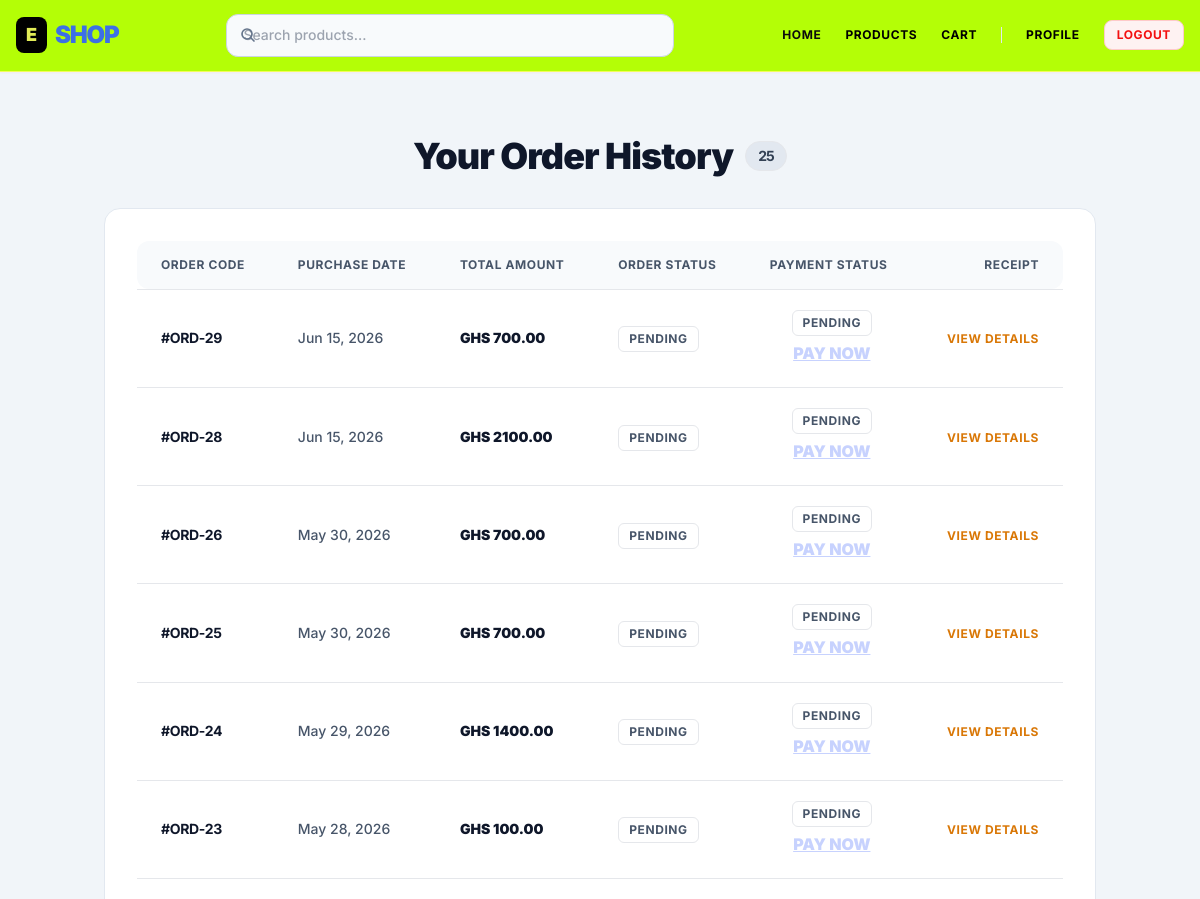
Page /orders/history/ (signed in, upper part) on the earlier database version.
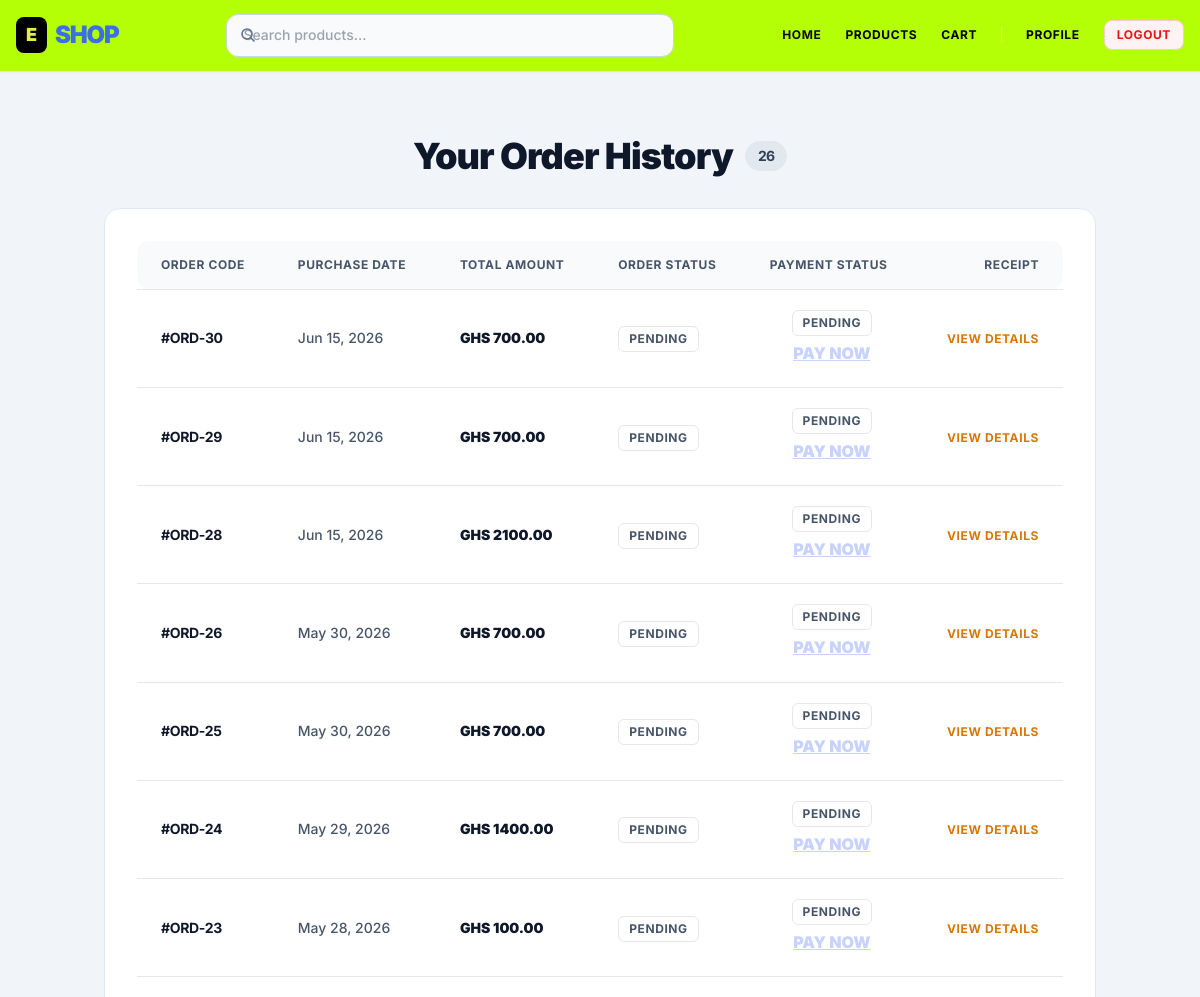
Same page on the later database version.
### apps/orders/models.py (models this page shows, shortened)
class Order(models.Model):
    STATUS_CHOICES = (
        ('Pending', 'Pending'),
        ('Processing', 'Processing'),
        ('Shipped', 'Shipped'),
        ('Delivered', 'Delivered'),
        ('Cancelled', 'Cancelled'),
        ('Refunded', 'Refunded'),
    )
    user = models.ForeignKey(settings.AUTH_USER_MODEL, on_delete=models.SET_NULL, null=True, blank=True, related_name='orders', verbose_name="Customer")
    shipping_address = models.ForeignKey(ShippingAddress, on_delete=models.SET_NULL, null=True, related_name='orders', verbose_name="Shipping Address")
    shipping_full_name = models.CharField(max_length=255, verbose_name="Shipping Full Name")
    shipping_address_line1 = models.CharField(max_length=255, verbose_name="Shipping Address Line 1")
    shipping_address_line2 = models.CharField(max_length=255, blank=True, null=True, verbose_name="Shipping Address Line 2")
    shipping_city = models.CharField(max_length=100, verbose_name="Shipping City")
    shipping_state = models.CharField(max_length=100, blank=True, null=True, verbose_name="Shipping State/Region")
    shipping_postal_code = models.CharField(max_length=20, blank=True, null=True, verbose_name="Shipping Postal Code")
    shipping_country = models.CharField(max_length=100, verbose_name="Shipping Country")
    shipping_phone_number = models.CharField(max_length=20, verbose_name="Shipping Phone Number")
    order_date = models.DateTimeField(auto_now_add=True, verbose_name="Order Date")
    updated_at = models.DateTimeField(auto_now=True, verbose_name="Last Updated")
    status = models.CharField(max_length=50, choices=STATUS_CHOICES, default='Pending', verbose_name="Order Status")
    total_amount = models.DecimalField(max_digits=10, decimal_places=2, verbose_name="Total Amount (GHS)")
    original_total_amount = models.DecimalField(max_digits=10, decimal_places=2, null=True, blank=True, verbose_name="Original Total Before Discount")
    coupon_applied = models.CharField(max_length=50, null=True, blank=True, verbose_name="Coupon Code Applied")
    discount_percentage = models.DecimalField(max_digits=5, decimal_places=2, null=True, blank=True, verbose_name="Discount Percentage")
    payment_method = models.CharField(max_length=20, default='pay_on_delivery')
    payment_status = models.BooleanField(default=False, verbose_name="Payment Received")
    transaction_id = models.CharField(max_length=255, blank=True, null=True, unique=True, verbose_name="Transaction ID")
    class Meta:
        verbose_name = 'Order'
        verbose_name_plural = 'Orders'
        ordering = ['-order_date']
        indexes = [
            models.Index(fields=['-order_date']),
            models.Index(fields=['user']),
        ]

### apps/orders/views.py (the view)
# urls.py: path('history/', views.order_history, name='order_history'),
@login_required
def order_history(request):
    orders = Order.objects.filter(user=request.user).order_by('-order_date')
    return render(request, 'orders/order_history.html', {'orders': orders})

### apps/orders/templates/orders/order_history.html (shortened to what the changed rows need)
{% extends 'base.html' %}
{% load static %}
{% block content %}
<div class="w-full max-w-5xl mx-auto px-4 py-8 sm:py-12 flex flex-col items-center">
    <h1 style="color: #0f172a;" class="text-2xl sm:text-4xl font-black tracking-tight mb-8 text-center flex items-center justify-center gap-3 w-full">
        <span>Your Order History</span>
        <span style="background-color: #e2e8f0; color: #334155;" class="text-xs sm:text-sm font-bold px-3 py-1 rounded-full border border-slate-200">
            {{ orders.count|default:"0" }}
        </span>
    </h1>
    {% if orders %}
        <div style="background-color: #ffffff; border-color: #e2e8f0;" class="w-full rounded-2xl border shadow-xs p-4 sm:p-8">
            <div class="hidden md:block overflow-x-auto">
                <table class="min-w-full divide-y divide-slate-100">
                    <thead>
                        <tr style="background-color: #f8fafc;">
                            <th scope="col" style="color: #475569;" class="px-6 py-4 text-left text-xs font-bold uppercase tracking-wider rounded-l-xl">Order Code</th>
                            <th scope="col" style="color: #475569;" class="px-6 py-4 text-left text-xs font-bold uppercase tracking-wider">Purchase Date</th>
                            <th scope="col" style="color: #475569;" class="px-6 py-4 text-left text-xs font-bold uppercase tracking-wider">Total Amount</th>
                            <th scope="col" style="color: #475569;" class="px-6 py-4 text-left text-xs font-bold uppercase tracking-wider">Order Status</th>
                            <th scope="col" style="color: #475569;" class="px-6 py-4 text-left text-xs font-bold uppercase tracking-wider">Payment Status</th>
                            <th scope="col" style="color: #475569;" class="px-6 py-4 text-right text-xs font-bold uppercase tracking-wider rounded-r-xl">Receipt</th>
                        </tr>
                    </thead>
                    <tbody class="bg-white divide-y divide-slate-100">
                        {% for order in orders %}
                            <tr class="hover:bg-slate-50/50 transition-colors">
                                <td style="color: #0f172a;" class="px-6 py-5 whitespace-nowrap text-sm font-bold tracking-tight">
                                    #ORD-{{ order.id }}
                                </td>
                                <td style="color: #475569;" class="px-6 py-5 whitespace-nowrap text-sm font-medium">
                                    {{ order.order_date|date:"M j, Y" }}
                                </td>
                                <td style="color: #0f172a;" class="px-6 py-5 whitespace-nowrap text-sm font-black">
                                    GHS {{ order.total_amount|floatformat:2 }}
                                </td>
                                <td class="px-6 py-5 whitespace-nowrap">
                                    <span class="px-2.5 py-1 inline-flex text-xs font-bold uppercase tracking-wider rounded-md border
                                        {% if order.status == 'Delivered' %}bg-emerald-50 text-emerald-700 border-emerald-200
                                        {% elif order.status == 'Shipped' %}bg-sky-50 text-sky-700 border-sky-200
                                        {% elif order.status == 'Processing' %}bg-amber-50 text-amber-700 border-amber-200
                                        {% elif order.status == 'Cancelled' or order.status == 'Refunded' %}bg-rose-50 text-rose-700 border-rose-200
                                        {% else %}bg-slate-50 text-slate-700 border-slate-200{% endif %}">
                                        {{ order.status }}
                                    </span>
                                </td>
<td class="px-6 py-5 whitespace-nowrap">
    {% if order.payment_status %}
        <span class="px-2.5 py-1 inline-flex text-xs font-bold uppercase tracking-wider rounded-md bg-emerald-50 text-emerald-700 border border-emerald-200">Paid</span>
    {% else %}
        <div class="flex flex-col gap-1 items-center">
            <span class="px-2.5 py-1 inline-flex text-xs font-bold uppercase tracking-wider rounded-md bg-rose-50 text-rose-700 border border-rose-200">
                Pending
            </span>
            <a href="{% url 'orders:process_payment' order.id %}"
               class="text-[1px] font-black uppercase text-indigo-200 hover:text-indigo-700 underline decoration-2 underline-offset-2">
               Pay Now
            </a>
        </div>
    {% endif %}
</td>
                                <td class="px-6 py-5 whitespace-nowrap text-right text-sm">
                                    <a href="{% url 'orders:order_confirmation' order.id %}" style="color: #d97706;" class="text-xs font-bold uppercase tracking-wider hover:underline">
                                        View Details
                                    </a>
                                </td>
                            </tr>
                        {% endfor %}
                    </tbody>
                </table>
            </div>
        </div>
    {% endif %}
</div>
{% endblock %}

Differences in the rows shown:
added Order: id "30", order_date "Jun 15, 2026", total_amount "700.00", status "PENDING", payment_status "PENDING"
Other differences:
{{ orders.count|default:"0" }}: "25" → "26"
